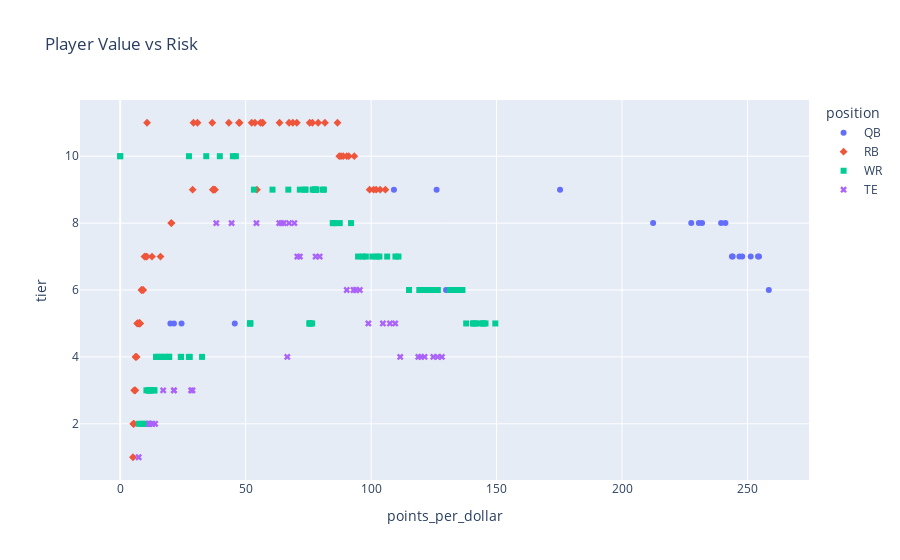

Notebook cell for this chart:
### Code cell
fig = px.scatter(
    data_frame=data,
    x='points_per_dollar',
    y='tier',
    color='position',
    symbol='position',
    title='Player Value vs Risk', 
    hover_data=['name', '$', 'points'],
)
plotly.offline.plot(fig, filename='../plots/points_per_dollar_vs_tier.html', auto_open=False)
fig.show()

### Figure 1 — Plotly figure (JSON) as saved in the notebook; plotly's stock layout.template omitted (floating-point values rounded to 4 significant figures; data arrays with more than 128 entries replaced by an {"elided": "..."} marker saying what was removed)
{"data": [{"customdata": [["Justin Herbert", 35, 357.9], ["Kyler Murray", 29, 350], ["Jalen Hurts", 30, 348], ["Patrick Mahomes", 29, 344.1], ["Lamar Jackson", 27, 339.6], ["Tom Brady", 25, 330.5], ["Russell Wilson", 22, 326.5], ["Joe Burrow", 20, 320.2], ["Trey Lance", 17, 312.9], ["Dak Prescott", 17, 309.6], ["Matthew Stafford", 15, 300.1], ["Kirk Cousins", 14, 299.9], ["Aaron Rodgers", 12, 293.3], ["Derek Carr", 6, 274], ["Daniel Jones", 2, 261.3], ["Tua Tagovailoa", 2, 259.7], ["Trevor Lawrence", 1, 258.5], ["Mac Jones", 1, 254.6], ["Matt Ryan", 1, 254.2], ["Justin Fields", 1, 251.3], ["Jameis Winston", 1, 247.9], ["Ryan Tannehill", 1, 246.8], ["Carson Wentz", 1, 244.1], ["Mitch Trubisky", 1, 243.8], ["Jared Goff", 1, 241.2], ["Zach Wilson", 1, 239.5], ["Baker Mayfield", 1, 231.9], ["Marcus Mariota", 1, 230.6], ["Geno Smith", 1, 227.6], ["Davis Mills", 1, 212.4], ["Deshaun Watson", 1, 175.3], ["Kenny Pickett", 1, 126.1], ["Jacoby Brissett", 1, 109.1]], "hovertemplate": "position=QB<br>points_per_dollar=%{x}<br>tier=%{y}<br>name=%{customdata[0]}<br>$=%{customdata[1]}<br>points=%{customdata[2]}<extra></extra>", "legendgroup": "QB", "marker": {"color": "#636efa", "symbol": "circle"}, "mode": "markers", "name": "QB", "orientation": "v", "showlegend": true, "type": "scatter", "x": [10.23, 12.07, 11.6, 11.87, 12.58, 13.22, 14.84, 16.01, 18.41, 18.21, 20.01, 21.42, 24.44, 45.67, 130.7, 129.8, 258.5, 254.6, 254.2, 251.3, 247.9, 246.8, 244.1, 243.8, 241.2, 239.5, 231.9, 230.6, 227.6, 212.4, 175.3, 126.1, 109.1], "xaxis": "x", "y": [2, 2, 2, 2, 3, 3, 4, 4, 4, 4, 5, 5, 5, 5, 6, 6, 6, 7, 7, 7, 7, 7, 7, 7, 8, 8, 8, 8, 8, 8, 9, 9, 9], "yaxis": "y"}, {"customdata": {"elided": "69x3 mixed values"}, "hovertemplate": "position=RB<br>points_per_dollar=%{x}<br>tier=%{y}<br>name=%{customdata[0]}<br>$=%{customdata[1]}<br>points=%{customdata[2]}<extra></extra>", "legendgroup": "RB", "marker": {"color": "#EF553B", "symbol": "diamond"}, "mode": "markers", "name": "RB", "orientation": "v", "showlegend": true, "type": "scatter", "x": [5.089, 5.221, 5.36, 5.459, 5.893, 5.581, 6.003, 6.097, 6.266, 6.555, 6.747, 7, 7.07, 7.496, 7.65, 7.542, 7.504, 7.787, 7.77, 7.909, 7.891, 8.48, 9.189, 8.647, 9.662, 10.23, 10.62, 12.67, 16.06, 20.42, 20.33, 28.88, 37.77, 37.37, 37.3, 36.9, 54.5, 105.7, 103.6, 102, 101, 99.4, 93.3, 91.1, 90.3, 88.9, 88, 87.3, 86.6, 81.6, 78.9, 76.6, 75.5, 70.4, 68.8, 67.3, 63.5, 56.8, 56.7, 55.9, 53.7, 52.4, 47.6, 47.3, 43.3, 36.7, 30.8, 29.2, 10.7], "xaxis": "x", "y": [1, 2, 2, 2, 3, 3, 3, 4, 4, 4, 5, 5, 5, 5, 5, 5, 5, 5, 5, 5, 5, 6, 6, 6, 7, 7, 7, 7, 7, 8, 8, 9, 9, 9, 9, 9, 9, 9, 9, 9, 9, 9, 10, 10, 10, 10, 10, 10, 11, 11, 11, 11, 11, 11, 11, 11, 11, 11, 11, 11, 11, 11, 11, 11, 11, 11, 11, 11, 11], "yaxis": "y"}, {"customdata": {"elided": "100x3 mixed values"}, "hovertemplate": "position=WR<br>points_per_dollar=%{x}<br>tier=%{y}<br>name=%{customdata[0]}<br>$=%{customdata[1]}<br>points=%{customdata[2]}<extra></extra>", "legendgroup": "WR", "marker": {"color": "#00cc96", "symbol": "square"}, "mode": "markers", "name": "WR", "orientation": "v", "showlegend": true, "type": "scatter", "x": [7.409, 8.654, 9.809, 10.45, 11.44, 11.39, 11.71, 11.71, 11.66, 13.61, 13.57, 14.38, 14.31, 15.3, 15.28, 16.54, 16.46, 17.95, 17.72, 19.56, 19.46, 19.41, 19.17, 24.27, 24.14, 27.73, 27.37, 32.62, 51.87, 51.83, 51.7, 76.5, 75.8, 75.5, 75.4, 149.5, 145.6, 144.8, 144.7, 143.3, 141.6, 140.9, 140.6, 137.9, 136.4, 135.9, 135.6, 133.4, 133.3, 131.5, 131.4, 126.6, 126.2, 125.5, 124.1, 122.8, 122.5, 121.6, 121.2, 120.9, 120.7, 120.6, 119.7, 119.2, 115.1, 110.9, 109.7, 106.4, 103.3, 102.2, 100.5, 97.9, 96.6, 94.8, 92, 87.5, 85.4, 85.1, 84.7, 81.2, 80.7, 78.2, 77.9, 77.9, 77.6, 77.4, 76.7, 73.9, 73.6, 71.6, 67, 60.7, 53.3, 46.1, 44.9, 39.7, 34.3, 27.4, 0, 0], "xaxis": "x", "y": [2, 2, 2, 3, 3, 3, 3, 3, 3, 3, 3, 4, 4, 4, 4, 4, 4, 4, 4, 4, 4, 4, 4, 4, 4, 4, 4, 4, 5, 5, 5, 5, 5, 5, 5, 5, 5, 5, 5, 5, 5, 5, 5, 5, 6, 6, 6, 6, 6, 6, 6, 6, 6, 6, 6, 6, 6, 6, 6, 6, 6, 6, 6, 6, 6, 7, 7, 7, 7, 7, 7, 7, 7, 7, 8, 8, 8, 8, 8, 9, 9, 9, 9, 9, 9, 9, 9, 9, 9, 9, 9, 9, 9, 10, 10, 10, 10, 10, 10, 10], "yaxis": "y"}, {"customdata": [["Travis Kelce", 29, 213], ["Dalton Schultz", 15, 173.9], ["Kyle Pitts", 15, 173.8], ["Darren Waller", 13, 167.2], ["George Kittle", 12, 166.9], ["T.J. Hockenson", 9, 154.2], ["Dallas Goedert", 7, 150], ["Zach Ertz", 7, 149.9], ["Cole Kmet", 5, 144.1], ["Dawson Knox", 5, 141.3], ["Pat Freiermuth", 2, 133.2], ["Hunter Henry", 1, 128.2], ["Noah Fant", 1, 126.5], ["Irv Smith Jr.", 1, 124.8], ["Gerald Everett", 1, 121.3], ["Mike Gesicki", 1, 119.9], ["Evan Engram", 1, 118.8], ["Tyler Higbee", 1, 111.6], ["Logan Thomas", 1, 109.6], ["Albert Okwuegbunam", 1, 107.5], ["David Njoku", 1, 104.7], ["Mo Alie-Cox", 1, 98.9], ["Robert Tonyan", 1, 95.5], ["Austin Hooper", 1, 93.9], ["Hayden Hurst", 1, 93], ["Brevin Jordan", 1, 90.3], ["Kyle Rudolph", 1, 79.5], ["Adam Trautman", 1, 77.9], ["Daniel Bellinger", 1, 71.6], ["Tommy Tremble", 1, 70.6], ["Cameron Brate", 1, 69.4], ["Jonnu Smith", 1, 67.3], ["C.J. Uzomah", 1, 65.2], ["Ricky Seals-Jones", 1, 64.3], ["Greg Dulcich", 1, 63.4], ["Trey McBride", 1, 54.3], ["Will Dissly", 1, 44.4], ["Jelani Woods", 1, 38.3]], "hovertemplate": "position=TE<br>points_per_dollar=%{x}<br>tier=%{y}<br>name=%{customdata[0]}<br>$=%{customdata[1]}<br>points=%{customdata[2]}<extra></extra>", "legendgroup": "TE", "marker": {"color": "#ab63fa", "symbol": "x"}, "mode": "markers", "name": "TE", "orientation": "v", "showlegend": true, "type": "scatter", "x": [7.345, 11.59, 11.59, 12.86, 13.91, 17.13, 21.43, 21.41, 28.82, 28.26, 66.6, 128.2, 126.5, 124.8, 121.3, 119.9, 118.8, 111.6, 109.6, 107.5, 104.7, 98.9, 95.5, 93.9, 93, 90.3, 79.5, 77.9, 71.6, 70.6, 69.4, 67.3, 65.2, 64.3, 63.4, 54.3, 44.4, 38.3], "xaxis": "x", "y": [1, 2, 2, 2, 2, 3, 3, 3, 3, 3, 4, 4, 4, 4, 4, 4, 4, 4, 5, 5, 5, 5, 6, 6, 6, 6, 7, 7, 7, 7, 8, 8, 8, 8, 8, 8, 8, 8], "yaxis": "y"}], "layout": {"legend": {"title": {"text": "position"}, "tracegroupgap": 0}, "title": {"text": "Player Value vs Risk"}, "xaxis": {"anchor": "y", "domain": [0, 1], "title": {"text": "points_per_dollar"}}, "yaxis": {"anchor": "x", "domain": [0, 1], "title": {"text": "tier"}}}}
